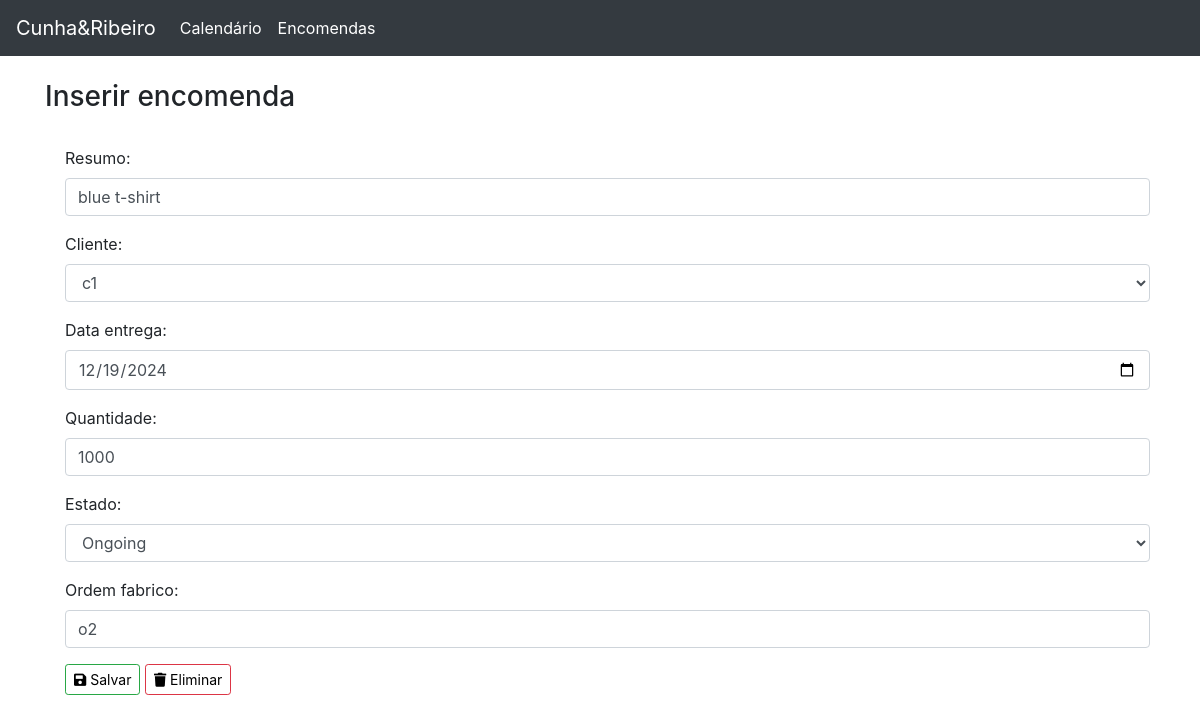
Screenshot of /encomendas/7/update/ with the database file from the repository.
### tasks/models.py (models this page shows, shortened)
class Project(ToDictMixin, models.Model):
    resumo = models.CharField(max_length=200)
    Estados = (
        ('Aceite', 'Aceite'),
        ('Rejeitada', 'Rejeitada'),
        ('Ongoing', 'Ongoing'),
    )
    cliente = models.ForeignKey(cliente, on_delete=models.CASCADE)
    data_entrega = models.DateField()
    quantidade = models.IntegerField()
    estado = models.CharField(max_length=20, choices=Estados)
    ordem_fabrico = models.CharField(max_length=20, null=True, blank=True)

### tasks/views.py (the view)
# urls.py: path('encomendas/<str:pk>/update/', views.update, name='programa-update'),
def update(request, pk):
    data= {}
    Encomenda = Project.objects.get(pk=pk)
    form = ProjectForm(request.POST or None, instance=Encomenda)
    if form.is_valid():
        form.save()
        return redirect('programa-encomendas')
    data['form']= form
    data['obj']= Encomenda
    return render(request, 'tasks/inserir.html', data)

### tasks/forms.py
class ProjectForm(ModelForm):
    class Meta:
        model = Project
        fields = '__all__'
        widgets = {
            'resumo': forms.TextInput(attrs={'class': 'form-control', 'size': 5}),
            'cliente': forms.Select(attrs={'class': 'form-control'}),
            'data_entrega': forms.TextInput(attrs={'class': 'form-control', 'type': 'date'}),
            'quantidade': forms.TextInput(attrs={'class': 'form-control'}),
            'estado': forms.Select(attrs={'class': 'form-control'}),
            'ordem_fabrico': forms.TextInput(attrs={'class': 'form-control'}),
        }

### tasks/models.py (called while the page is built)
    def __str__(self):
        return self.codigo_cliente

### tasks/templates/tasks/inserir.html (shortened to what this page needs)
{% extends 'tasks/base.html' %}
{% block content %}
<br>
<section class="section">
    <div class="container"
        <div class="rows">
            <h3>Inserir encomenda</h3>
            <br>
            <ul class="menu-list">
                <div class="column is-2">
                    <div class="form-group">
                        <div class="aside">
                            <form action="" method="POST">
                                {{ form.as_p }}
                                <button type="submit" class="btn btn-sm btn-success">
                                      <i class="fa fa-save"></i> Salvar</button>
                                {% if obj %}
                                    <a class="btn btn-sm btn-danger" href="{% url 'programa-delete' obj.id %}"title="delete">
                                      <i class="fa fa-trash"></i> Eliminar</a>
                                {% endif %}
                            </form>
                        </div>
                    </div>
                </div>
            </ul>
        </div>
    </div>
{% endblock content %}

### tasks/static/tasks/style.css (style rules this page uses)
ul { height: 100%; padding: 0px 5px 0px 20px; }
a { color: #17a2b8; }
.btn { outline: none; color: black; background-color: transparent; box-shadow: 0 0 0 0; }

### rows the page displays
Project: resumo "blue t-shirt", cliente "c1", data_entrega "12/19/2024", quantidade "1000", estado "Ongoing", ordem_fabrico "o2"
